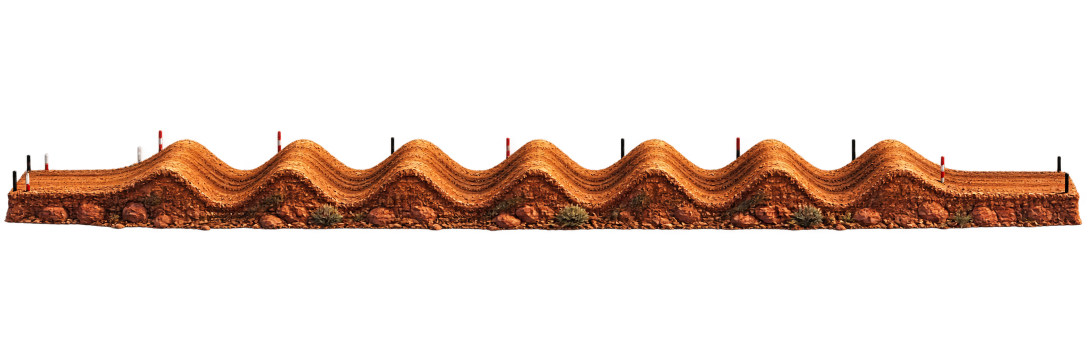
#> input picture cross-rush/assets-src/batch13/raw_0_whoops.png, 2172 x 724 px (shown at 1/2 size)
$ python process_batch13.py
#> lines starting #> are read from the running program, lines starting #| are printed output that depends on the picture
"""Preprocesa whoops y rockgarden como sprites transparentes."""

from PIL import Image
import numpy as np

OUT = "../src/sprites"


def alpha_bbox(im, pad=4):
#> called with pad = 4
    arr = np.array(im)
#> arr is the input picture: shape (724, 2172, 4); mean R, G, B, A 30.2, 14.7, 7.3, 48.2
    ys, xs = np.where(arr[:, :, 3] > 8)
    x0, x1 = max(0, xs.min() - pad), min(im.width, xs.max() + 1 + pad)
#> x0 = 3; x1 = 2169
    y0, y1 = max(0, ys.min() - pad), min(im.height, ys.max() + 1 + pad)
#> y0 = 256; y1 = 467
    return im.crop((x0, y0, x1, y1))
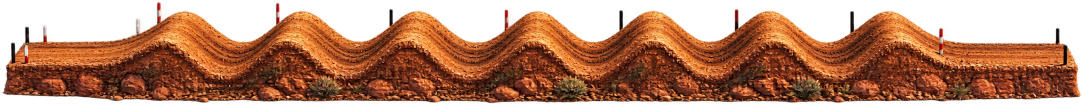
#> returned value: PIL image 2166x211 RGBA (shown at 1/2 size); mean R, G, B, A 103.9, 50.5, 25.1, 165.9; transparent parts drawn white


def downscale(im, max_width):
#> called with max_width = 1200
    scale = min(1.0, max_width / im.width)
#> scale = 0.554
    if scale < 1.0:
        im = im.resize((round(im.width * scale), round(im.height * scale)), Image.LANCZOS)
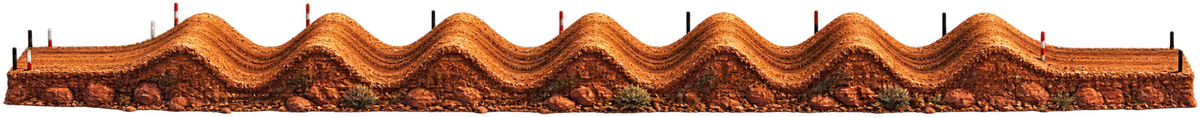
#> im: PIL image 1200x117 RGBA; mean R, G, B, A 103.1, 50.4, 25.1, 166; transparent parts drawn white
    return im


JOBS = [
    ("batch13/raw_0_whoops.png", "terrain_whoops.png", 1200),
    ("batch13/raw_1_rockgarden.png", "terrain_rockgarden.png", 1200),
]


if __name__ == "__main__":
    for src, name, max_width in JOBS:
        im = downscale(alpha_bbox(Image.open(src).convert("RGBA")), max_width)
        im.save(f"{OUT}/{name}", optimize=True)
        print(name, im.size)
#| terrain_whoops.png (1200, 117)
#> pass 2 of the loop `for src, name, max_width in JOBS:`:
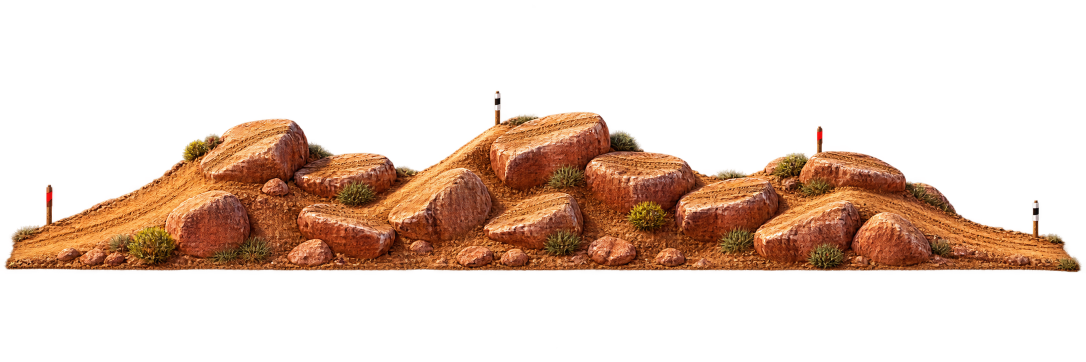
#> input picture cross-rush/assets-src/batch13/raw_1_rockgarden.png, 2172 x 724 px (shown at 1/2 size)
#> in alpha_bbox, arr is the input picture: shape (724, 2172, 4); mean R, G, B, A 48.9, 27.3, 14.5, 71.1
#> y0 = 177; y1 = 549
#> in alpha_bbox (call 2), `return im.crop((x0, y0, x1, y1))`:
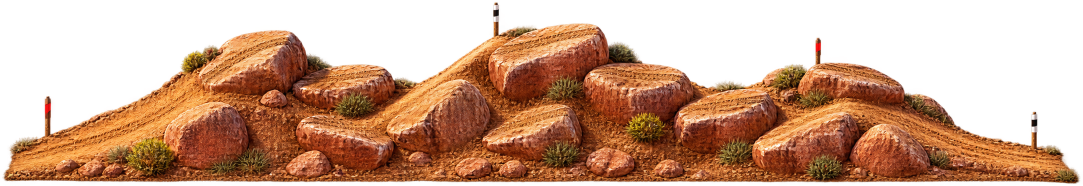
#> returned value: PIL image 2166x372 RGBA (shown at 1/2 size); mean R, G, B, A 95.5, 53.3, 28.2, 138.7; transparent parts drawn white
#> in downscale (call 2), `im = im.resize((round(im.width * scale), round(im.height * scale)), Im..`:
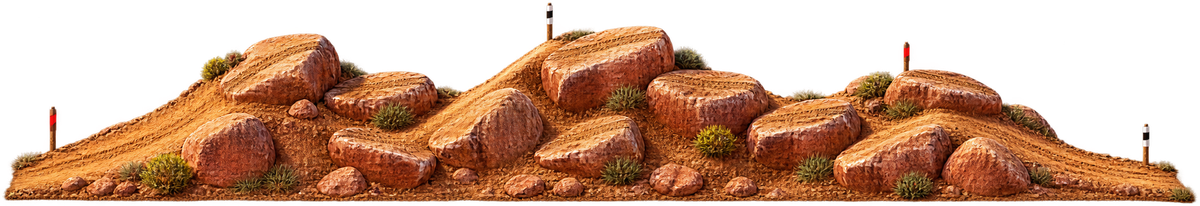
#> im: PIL image 1200x206 RGBA; mean R, G, B, A 94.5, 53, 28.2, 138.7; transparent parts drawn white
#| terrain_rockgarden.png (1200, 206)
